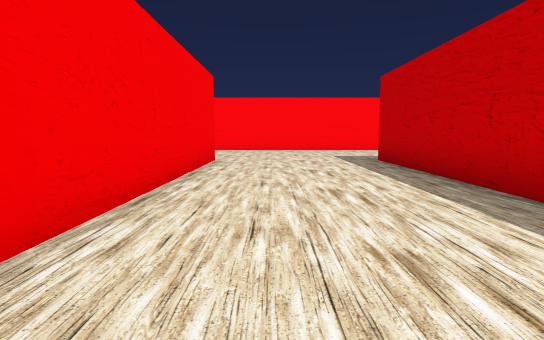
View 1 (above)

24 first-person views from a walk through a Unity game level. The camera is 1.5 m above the floor, tilts 6° down and sees 75° across. The floor is counted in squares, 2 m on a side. Each view is taken from the middle of a square. On the plan, view 1 faces up. The plan holds only what a view shows up to about 11 squares ahead; the rest is blank. The place goes on beyond the plan. The player is left out.

View 2
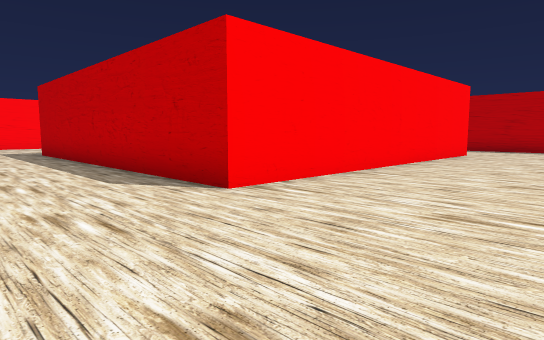

View 3
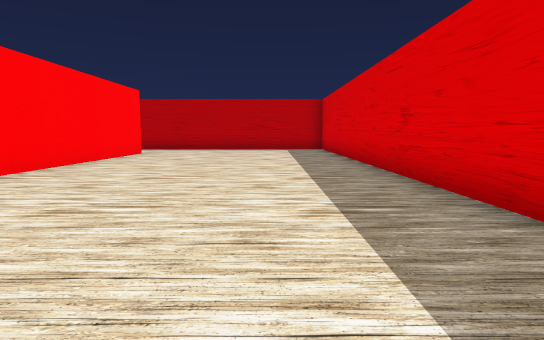

View 4
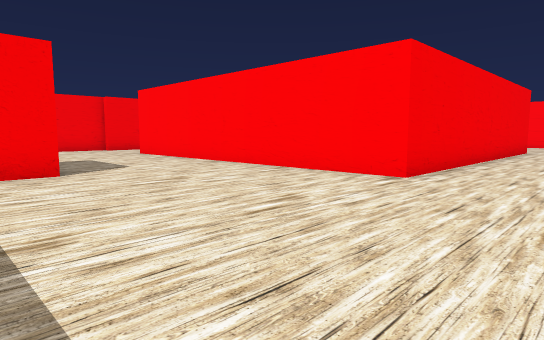

View 5
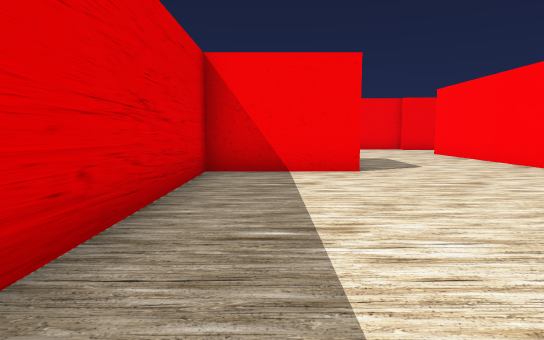

View 6
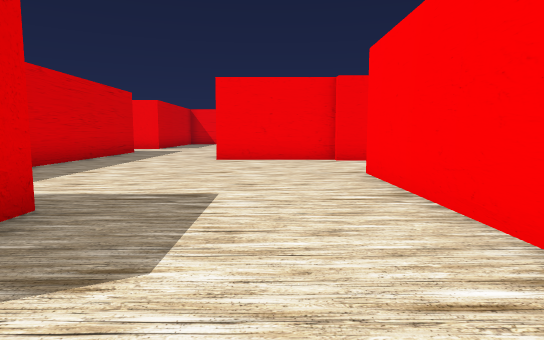

View 7
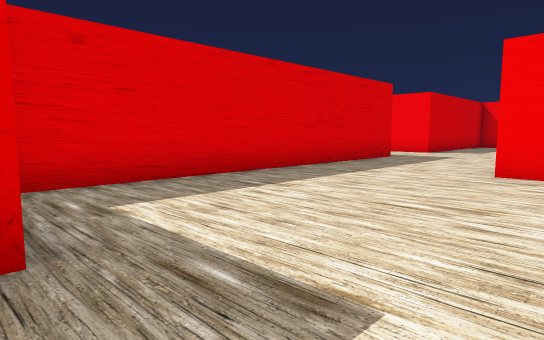

View 8
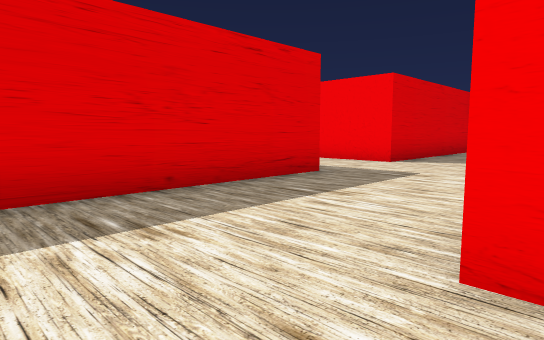

View 9
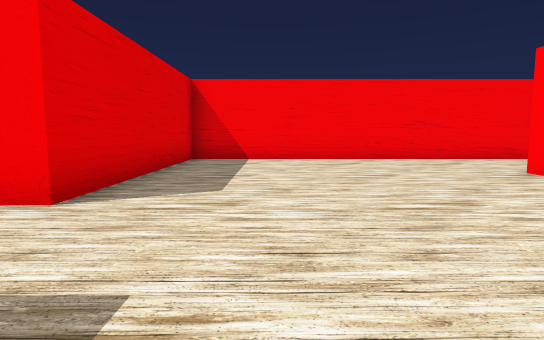

View 10
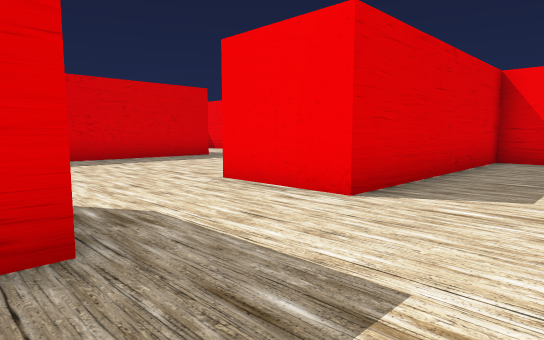

View 11
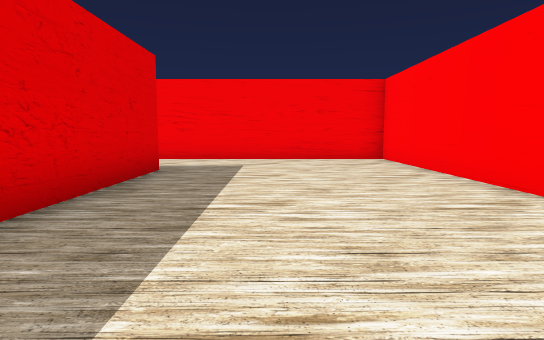

View 12
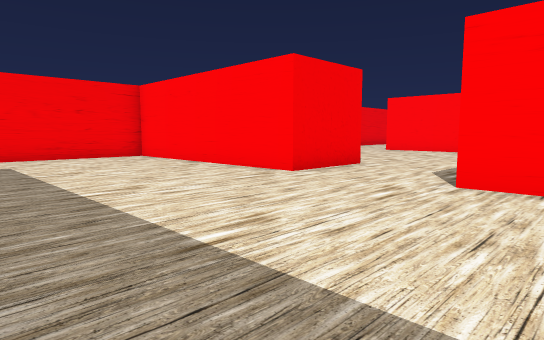

View 13
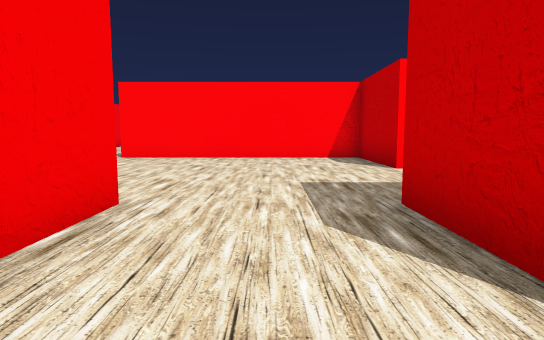

View 14
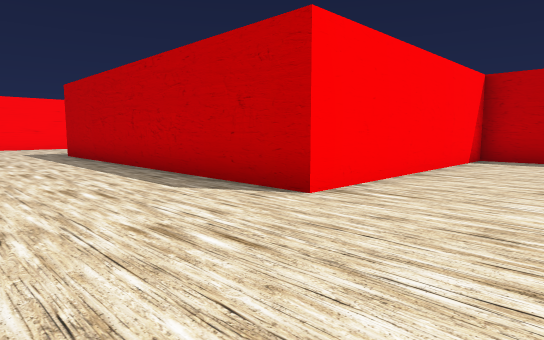

View 15
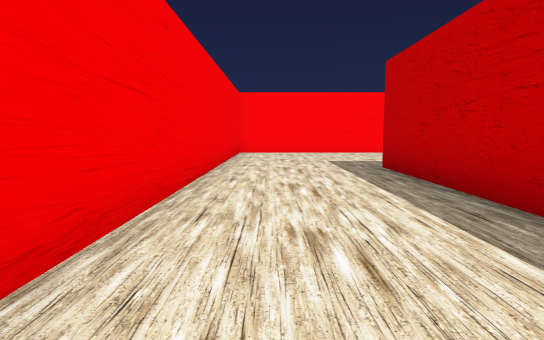

View 16
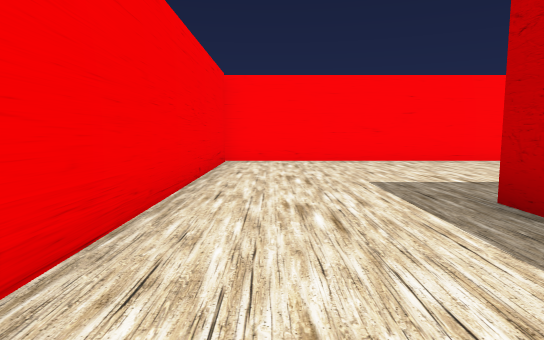

View 17
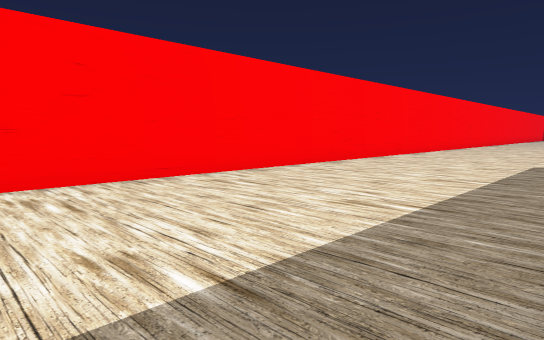

View 18
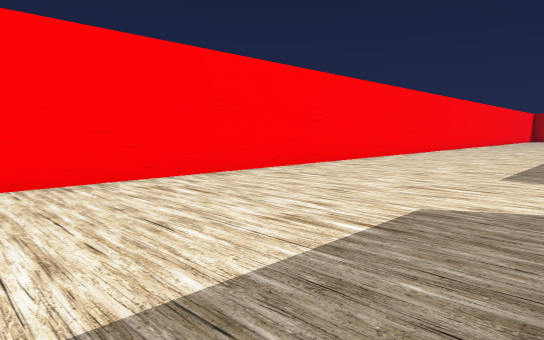

View 19
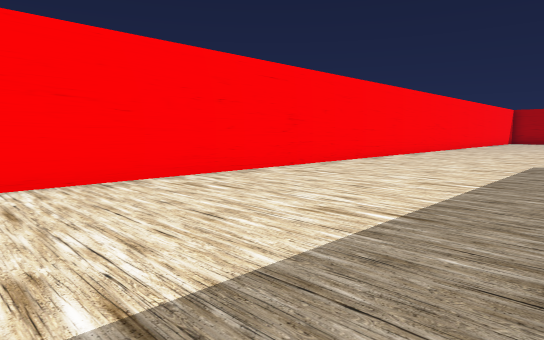

View 20
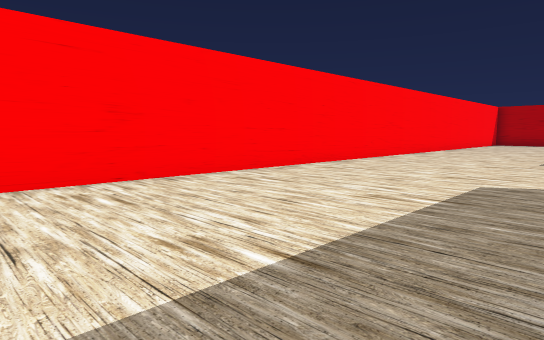

View 21
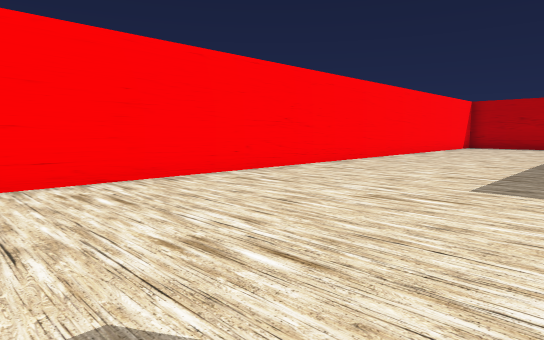

View 22
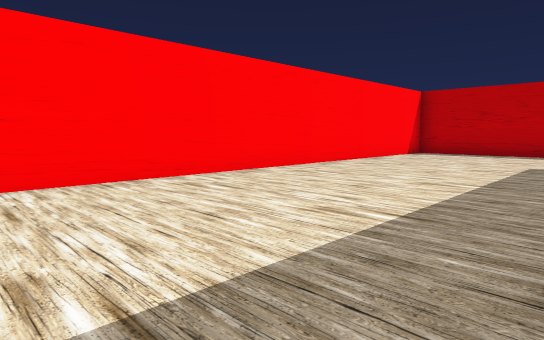

View 23
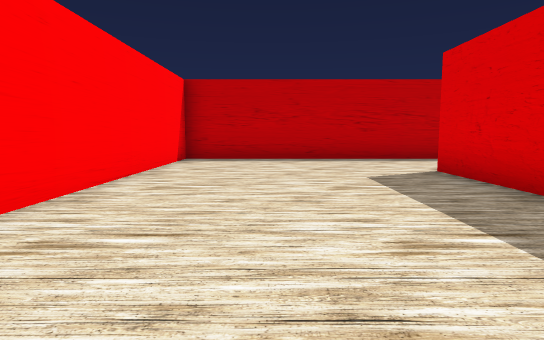

View 24
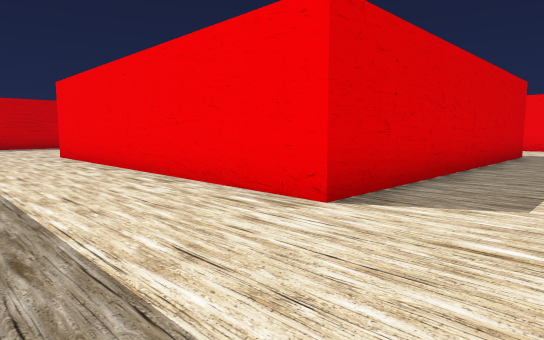

### Floor plan
Points are (right, up) in squares from view 1. A wall is a line through its corners. A room is listed if a view was taken in it or the views show most of it. See-through windows are left out.
Room 1 (views 1, 2, 3, 4, 5, 6, 7, 8, 9, 10, 11, 12, 13, 14, 15, 16, 17, 18, 19, 20, 21, 22, 23, 24)
walls: (-8.5, -4.3) (-7.9, -4.3); (-5.9, -4.2) (-5.9, -7.3) (-0.6, -7.3); (-14.6, 0.6) (-14.6, -0.3); (-14.9, -0.1) (-14.9, -3.6); (-17.4, -3.6) (-17.4, -0.2) (-24.6, -0.2) (-24.6, 9.9); (-17.6, -9.8) (-18.6, -9.8); (-18.6, -9.2) (-18.6, -7.3) (-8.8, -7.3); (-1.6, 9.7) (-1.6, -0.2) (-11.6, -0.2); (2.9, -7.3) (11.1, -7.3); (11.9, -0.2) (2.9, -0.2) (2.9, 9.8) (12.9, 9.8) (12.9, -0.3); (-25.2, -15.3) (-20.7, -15.3); (-28.2, 15.2) (-28.2, -7.3) (-21.6, -7.3) (-21.6, -9.8) (-28.2, -9.8) (-28.2, -16.4); (16.3, 8.1) (16.3, 15.5) (-28.3, 15.5)

Where each view was taken, in squares from view 1:
view 1: 0 up, 0 right, facing up
view 2: 4 down, 0 right, facing up-right
view 3: 5 down, 0 right, facing right
view 4: 6 down, 1 right, facing up-left
view 5: 6 down, 1 right, facing left
view 6: 2 down, 5 left, facing left
view 7: 2 down, 8 left, facing down-left
view 8: 3 down, 13 left, facing down-left
view 9: 5 down, 18 left, facing left
view 10: 5 down, 18 left, facing down-left
view 11: 13 down, 18 left, facing left
view 12: 15 down, 17 left, facing up-left
view 13: 11 down, 20 left, facing up
view 14: 3 down, 28 left, facing up-right
view 15: 2 up, 27 left, facing up
view 16: 6 up, 27 left, facing up
view 17: 10 up, 25 left, facing up-right
view 18: 10 up, 19 left, facing up-right
view 19: 10 up, 12 left, facing up-right
view 20: 10 up, 8 left, facing up-right
view 21: 10 up, 3 left, facing up-right
view 22: 10 up, 3 right, facing up-right
view 23: 13 up, 6 right, facing right
view 24: 12 up, 16 right, facing down-left
